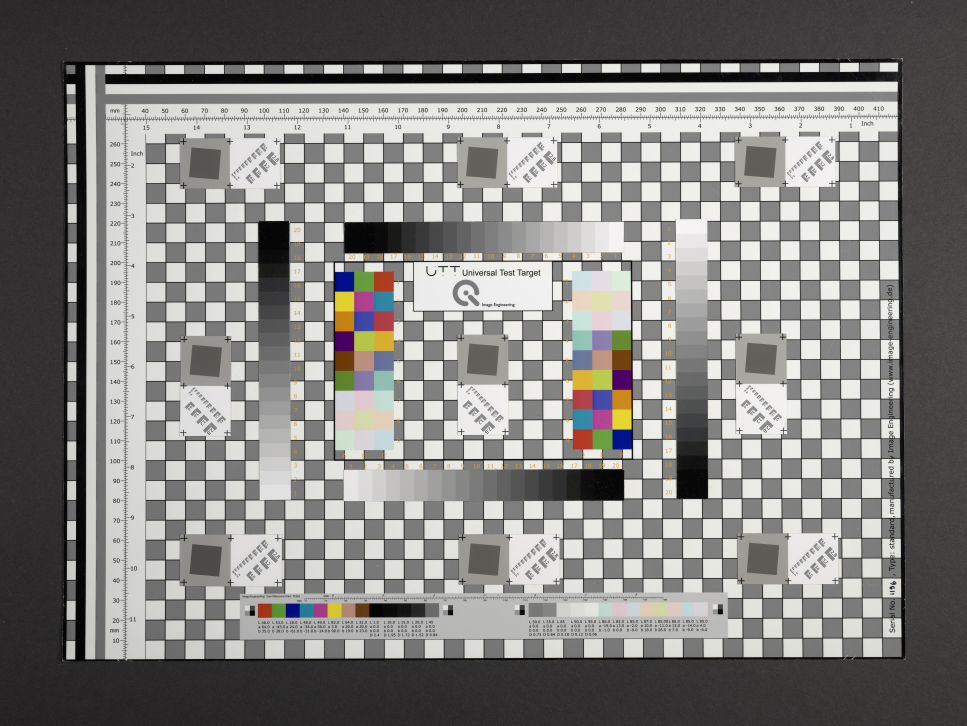
#> input picture test_kanten_2/testfiles/targetUTT_A300002.jpg, 5801 x 4351 px (shown at 1/6 size)
$ python suche_kanten_11.py   (older library calls are emulated)
#> lines starting #> are read from the running program, lines starting #| are printed output that depends on the picture; after the words box and inside, x2 and y2 are one past the last pixel; in counts of white or black regions, pixels touching at a corner belong together
# achtung hier werden die mtf kanten gefunden
# das bild zumtesten hatte allerdings eine auflösung von 444dpi (361dpi funktioniert auch)
# bzw. mit der neuen (24.2.2024) hough-transformation in mehreren Auflösungen
# für utt bilder anderer auflösung müssen ggf. werte angepasst werden - beispielsweise grenzwerte in pixel
# die geraden linien der erkannten kannten in filtered_lines setzen sich erstmal teilweise aus mehreren einzelenen linien zusammen
# mit erschieden linienfarben können solche gestückelten linen gut erkennbar gemacht werden
# mit den funktionen im bereich merge und connect werden diese stücke über einen grenzwert verschmolzen so
# dass die linien durchgehend sind und ihre anzahl 36 beträgt (je vier kanten von neun quadraten bzw. rhomben)
import os
import cv2
import numpy as np
import matplotlib.pyplot as pp
import matplotlib.patches as patches
from matplotlib.patches import Rectangle
import time
from PIL import Image, ExifTags
import colorsys
import subprocess  # zum auslesen des Profilnamens mit ExifTool notwendig
import json  # zum auslesen des Profilnamens mit ExifTool notwendig
# from sklearn.linear_model import RANSACRegressor # zur berechnung des größten rechtecks notwendig (zu kompliziert)
import sys
from pathlib import Path
import scipy.signal  # pip install scipy
import \
    scipy.ndimage.morphology  # pip install scipy (nicht mehr empfohlen -> deshalb "from scipy.ndimage import binary_opening")
from scipy.ndimage import binary_opening
from scipy.ndimage import median_filter
from scipy.spatial.distance import cdist
# from skimage.restoration import estimate_sigma
# from skimage import io, img_as_float
from skimage import io, exposure
from skimage.filters import median
import random
import \
    logging  # wurde am 20.1.24 aufgrund einer fehlermeldung bei einem bestimmten target implementiert - kann evtl. wieder weg
import tempfile
import shutil
import datetime

global image_path
# Bild laden und vorbereiten
# image_path = 'testfiles/utt_060224_444dpi_big_schraeg.jpg'
# image_path = 'testfiles/utt_060224_361dpi.jpg'
### image_path = 'testfiles/color_neu_300_scharfgezeichnet.jpg'
# image_path = 'testfiles/utt_060224_361dpi_stark_geschaerft.jpg'
# image_path = 'testfiles/utt_060224_444dpi.jpg'
### image_path = 'testfiles/utt_060224_300.jpg'
# image_path = 'testfiles/utt_4k_14_170814_UTT_SG_ECI_TW9.jpg'
# image_path = 'testfiles/PAL_UTT262_240209_002_anBLHA.jpg'
# image_path = 'testfiles/color_neu.jpg'
image_path = 'testfiles/targetUTT_A300002.jpg'
# image_path = 'testfiles/targetUTT_A300002_geschaerft.jpg'
# image_path = 'testfiles/PAL_UTT262_240209_002_300dpi.tif'
# zeile 195 ist ein interessanter filter
# momentan würde ich entweder maxLineGap= irgendwas zwischen 30 und 39 versuchen oder 30 lassen weil bewährt und lieber mit threshold weiter spielen

image = cv2.imread(image_path)
#> image is the input picture: shape (4351, 5801, 3); mean B, G, R 128.2, 130.1, 131
gray = cv2.cvtColor(image, cv2.COLOR_BGR2GRAY)
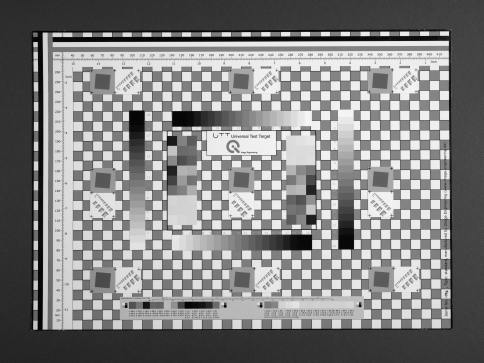
#> gray: shape (4351, 5801) (shown at 1/12 size); min 0, max 255, mean 130.2


# ich vermute, dass es im Hinblick auf die ausgerechnete MTF-Qualität einen Zusammenhang zwischen der ROI-Größe und der Auflösung gibt
# das bedeutet, dass umso höher die Auflösung des Bildes ist, umso größer die ROI sein soll (muss)
# Grund: in der bisherigen Praxis zeigt sich, dass bei steigender Auflösung des Bildes die MTF-Qualität nicht ansteigt - was ich aber unterstellen würde
# ebenso scheint die Berechnungsbreite der kanten (EDGE_groesse) in pixeln eine Rolle für die MTF-Qualität zu spielen
# bisher war die ROI-Größe von 110x110 Pixeln auf eine Auflösung von 300dpi ausgelegt (ist jetzt dynamisch)
# bisher war die Berechnungsbreite der Kanten auf 90 Pixel festgelegt (ist jetzt dynamisch)
# siehe ab zeile 111

# ----------------- Anfang sammeln von Infos zum Bild ---------------------------------------

def gather_image_info(image_path, print_info=True):
    # Grundlegende Bildinformationen mit OpenCV
#> called with image_path = 'testfiles/targetUTT_A300002.jpg', print_info = True
    image = cv2.imread(image_path)
    if image is None:
        print(f"Fehler beim Laden des Bildes: {image_path}")
        return None
    height, width, channels = image.shape
    current_pixels = width * height

    # Bild mit Pillow öffnen für DPI und EXIF
    img_pil = Image.open(image_path)
    dpi = img_pil.info.get('dpi', (None, None))
#> dpi = (300, 300)
    original_pixels = None  # Initialisiere original_pixels mit None

    # Sammle EXIF-Daten, falls vorhanden
    try:
        exif_data = img_pil._getexif()  # oder img_pil.getexif() in neueren Pillow-Versionen
#> exif_data = 34 items
        exif = {
            ExifTags.TAGS.get(tag, tag): value
            for tag, value in exif_data.items()
            if tag in ExifTags.TAGS
        }
#> exif = 34 items
        # Ermittle die ursprüngliche Pixelgröße aus EXIF
        image_width_exif = exif.get('ImageWidth')
        image_length_exif = exif.get('ImageLength')
        if image_width_exif and image_length_exif:
            original_pixels = image_width_exif * image_length_exif
    except AttributeError:
        exif = {}
        print("Keine EXIF-Daten verfügbar.")

    # Berechne die Veränderung und die prozentuale Veränderung, falls möglich
    if original_pixels:
        pixel_change = current_pixels - original_pixels
        percent_change = (pixel_change / original_pixels) * 100
        change_direction = "zugenommen" if pixel_change > 0 else "abgenommen"
        change_info = f"Die Pixelanzahl hat im Vergleich zur Erstaufnahme um {abs(percent_change):.2f}% {change_direction}."
    else:
        change_info = "Keine Infos über ursprüngliche Pixelgröße verfügbar."

    # Daten sammeln
    image_info = {
        "Dateiname": os.path.basename(image_path),
        "Größe in Pixel": f"{width} x {height}",
        "Farbkanäle": channels,
        "DPI": dpi if dpi != (None, None) else "DPI-Information nicht verfügbar",
        "EXIF-Daten": exif,
        "Veränderung": change_info
    }

    # Bei Bedarf Informationen ausgeben
    if print_info:
        print('---------------------------------------------')
        for key, value in image_info.items():
            if key != "EXIF-Daten":
                print(f"{key}: {value}")
#> this loop made 6 passes
#> (key, value) on passes 1 to 4: ('Dateiname', 'targetUTT_A300002.jpg'), ('Größe in Pixel', '5801 x 4351'), ('Farbkanäle', 3), ('DPI', (300, 300))
#> (printed output is left out)
        print("EXIF-Daten:")
        for tag, value in exif.items():
            print(f"  {tag}: {value}")
#> this loop made 34 passes
#> (tag, value) on passes 1, 2, 3, 4, 5, 11, 12, 14: ('ResolutionUnit', 2), ('ExifOffset', 164), ('Make', 'Phase One'), ('Model', 'iXG 100MP'), ('Software', 'Capture One 21 Macintosh'), ('DateTimeOriginal', '2024:01:30 18:43:09'), ('DateTimeDigitized', '2024:01:30 18:43:09'), ('ExifImageWidth', 5801)
#> (printed output is left out)
        print('---------------------------------------------')

    return image_info


# Aufruf der Funktion
gather_image_info(image_path, print_info=True)

# ----------------- Ende sammeln von Infos zum Bild ---------------------------------------

# ----------------Anpassen der ROI-Größe an die Auflösung des Bildes---------------------------
ROI_groesse = 110  # Groesse der Region of Interest (ROI) in Pixeln als default bei 300dpi

image11 = Image.open(image_path)
dpi_x, dpi_y = image11.info.get("dpi", (
None, None))  # wird gebraucht um später die ROI-Größe dynamisch an die Auflösung des Bildes anzupassen
#> dpi_x = 300; dpi_y = 300

ROI_groesse = int(dpi_x * 110 / 300)
#> ROI_groesse = 110
print('Kalkulierte ROI-Groesse:', ROI_groesse)
#| Kalkulierte ROI-Groesse: 110

QUADRAT_groesse = ROI_groesse  # Größe der Quadrate in Pixeln
#> QUADRAT_groesse = 110
EDGE_groesse = QUADRAT_groesse - 1  # Berechnungsbreite der Kanten in Pixeln
#> EDGE_groesse = 109


# ----------------ENDE Anpassen der ROI-Größe an die Auflösung des Bildes---------------------------

# ------ hier werden die zonen der 9 slanted edge-felder  mittels mustererkennung erkannt, welche später wichtig für die linienerkennung wichtig sind ------

def non_max_suppression(boxes, overlapThresh):
    if len(boxes) == 0:
        return []

    if boxes.dtype.kind == "i":
        boxes = boxes.astype("float")

    pick = []
    x1 = boxes[:, 0]
    y1 = boxes[:, 1]
    x2 = boxes[:, 2]
    y2 = boxes[:, 3]

    area = (x2 - x1 + 1) * (y2 - y1 + 1)
    idxs = np.argsort(y2)

    while len(idxs) > 0:
        last = len(idxs) - 1
        i = idxs[last]
        pick.append(i)

        xx1 = np.maximum(x1[i], x1[idxs[:last]])
        yy1 = np.maximum(y1[i], y1[idxs[:last]])
        xx2 = np.minimum(x2[i], x2[idxs[:last]])
        yy2 = np.minimum(y2[i], y2[idxs[:last]])

        w = np.maximum(0, xx2 - xx1 + 1)
        h = np.maximum(0, yy2 - yy1 + 1)

        overlap = (w * h) / area[idxs[:last]]

        idxs = np.delete(idxs, np.concatenate(([last], np.where(overlap > overlapThresh)[0])))

    return boxes[pick].astype("int")


# skalieree template und zielbild auf die gleich auflöungsgröße damit die mustererkennung besser funktioniert
def adjust_template_to_target_dpi(template, target_dpi, template_dpi):
    scale_factor = target_dpi / template_dpi
    width = int(template.shape[1] * scale_factor)
    height = int(template.shape[0] * scale_factor)
    resized_template = cv2.resize(template, (width, height), interpolation=cv2.INTER_AREA)
    return resized_template


# DPI-Werte
target_dpi = int(dpi_y)
#> target_dpi = 300
template_dpi = 300

# Lade das Zielbild und das Template-Muster
target_image = gray  # Zielbild in Graustufen
template = cv2.imread('testfiles/edge_grau.jpg',
                      0)  # Template-Muster zur erkennung der bereich für slanted edge in Graustufen
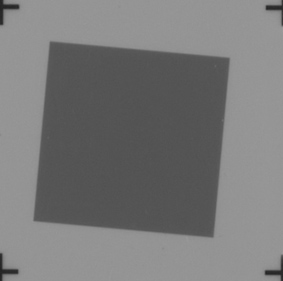
#> input picture test_kanten_2/testfiles/edge_grau.jpg, 283 x 281 px
#> template is the input picture: shape (281, 283); min 34, max 155, mean 121.2

# Liste zur Speicherung der Fundorte
locations = []

# Skaliere das Template basierend auf DPI-Werten
template_adjusted = adjust_template_to_target_dpi(template, target_dpi, template_dpi)
#> in adjust_template_to_target_dpi, `scale_factor = target_dpi / template_dpi`: scale_factor = 1
#> in adjust_template_to_target_dpi, `width = int(template.shape[1] * scale_factor)`: width = 283
#> in adjust_template_to_target_dpi, `height = int(template.shape[0] * scale_factor)`: height = 281

# Führe Template Matching mit dem angepassten Template durch
result = cv2.matchTemplate(target_image, template_adjusted, cv2.TM_CCOEFF_NORMED)
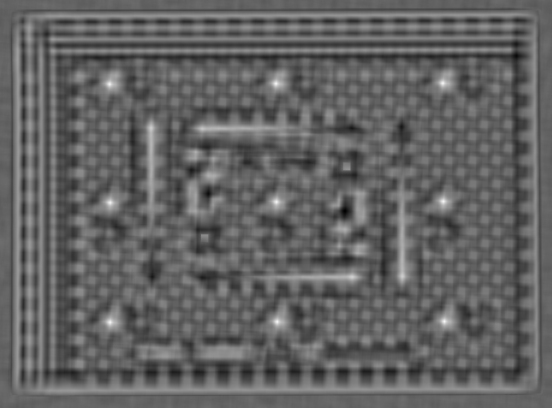
#> result: shape (4071, 5519) float32 (shown at 1/10 size); min -0.613, max 0.98, mean 0.00161; drawn with min black and max white

# Schwellenwert festlegen
threshold = 0.8

# Positionen bestimmen, die den Schwellenwert überschreiten
locations = np.where(result >= threshold)
#> locations = 4546 positions, rows 816 to 3239, columns 1082 to 4457

# Rechtecke für jede gefundene Position erstellen (angepasst an skaliertes Template)
rectangles = []
for pt in zip(*locations[::-1]):  # Switch columns and rows
    rectangles.append(
        [int(pt[0]), int(pt[1]), int(pt[0] + template_adjusted.shape[1]), int(pt[1] + template_adjusted.shape[0])])
#> this loop made 4546 passes
#> pt on passes 1 to 3: (4430, 816), (4431, 816), (4428, 817)
#> after the loop, rectangles = 4546 items, first 6: [4430, 816, 4713, 1097], [4431, 816, 4714, 1097], [4428, 817, 4711, 1098], [4429, 817, 4712, 1098], [4430, 817, 4713, 1098], [4431, 817, 4714, 1098]

rectangles = np.array(rectangles)

# Non-Maximum Suppression anwenden
pick = non_max_suppression(rectangles, 0.5)  # Überlappungsschwelle
#> in non_max_suppression, `x1 = boxes[:, 0]`: x1 = 4546 values, max 4457 at index 3443, min 1082 at index 989, mean 2786.8
#> in non_max_suppression, `y1 = boxes[:, 1]`: y1 = 4546 values from 816 to 3239
#> in non_max_suppression, `x2 = boxes[:, 2]`: x2 = 4546 values, max 4740 at index 3443, min 1365 at index 989, mean 3069.8
#> in non_max_suppression, `y2 = boxes[:, 3]`: y2 = 4546 values from 1097 to 3520
#> in non_max_suppression, `area = (x2 - x1 + 1) * (y2 - y1 + 1)`: area = 4546 values from 80088 to 80088
#> in non_max_suppression, `idxs = np.argsort(y2)`: idxs = 4546 values, max 4545 at index 4544, min 0 at index 0, mean 2272.5
#> the loop in non_max_suppression, `while len(idxs) > 0:` made 9 passes
#> (last, i) on passes 1 to 8: (4545, 4544), (3988, 4485), (3495, 4416), (2984, 2983), (2515, 2891), (2039, 2764), (1515, 1513), (1035, 1479)
#> after the loop in non_max_suppression, `while len(idxs) > 0:`: idxs = empty array; pick = [4544, 4485, 4416, 2983, 2891, 2764, 1513, 1479, 1395]
#> pick = [[1101, 3239, 1384, 3520], [2774, 3232, 3057, 3513], [4446, 3229, 4729, 3510], [1102, 2040, 1385, 2321], [2763, 2032, 3046, 2313], [4432, 2028, 4715, 2309], [1097, 855, 1380, 1136], [2759, 851, 3042, 1132], [4429, 847, 4712, 1128]]

# Erstelle eine Kopie des Zielbildes für die Anzeige
target_image_display = target_image.copy()

# Markiere die detektierten Bereiche im Bild (angepasst an skaliertes Template)
# for (startX, startY, endX, endY) in pick:
#    cv2.rectangle(target_image_display, (startX, startY), (endX, endY), (0, 255, 255), 2)

'''
# Erstelle eine Matplotlib-Figur und eine Achse
fig, ax = pp.subplots(figsize=(18, 12))
# Zeige das Bild auf der Achse
ax.imshow(target_image_display, cmap='gray')
# Füge grüne Rechtecke für die erkannten Bereiche hinzu
for (startX, startY, endX, endY) in pick:
    # Erstelle ein Rechteck-Patch
    rect = patches.Rectangle((startX, startY), endX - startX, endY - startY, linewidth=1, edgecolor='#00FF00', facecolor='none')
    # Füge das Rechteck dem Plot hinzu
    ax.add_patch(rect)
# Setze die Achsentitel und schalte die Achsen aus
ax.set_title('Detected Areas')
ax.axis('on')
# Zeige das Ergebnis
pp.show()
'''

# Erstelle eine leere Maske mit denselben Abmessungen wie `gray`
mask = np.zeros_like(gray)

# Fülle die Bereiche innerhalb der Rechtecke in der Maske mit Weiß
for (startX, startY, endX, endY) in pick:
    cv2.rectangle(mask, (startX, startY), (endX, endY), (255, 255, 255), -1)
#> this loop made 9 passes
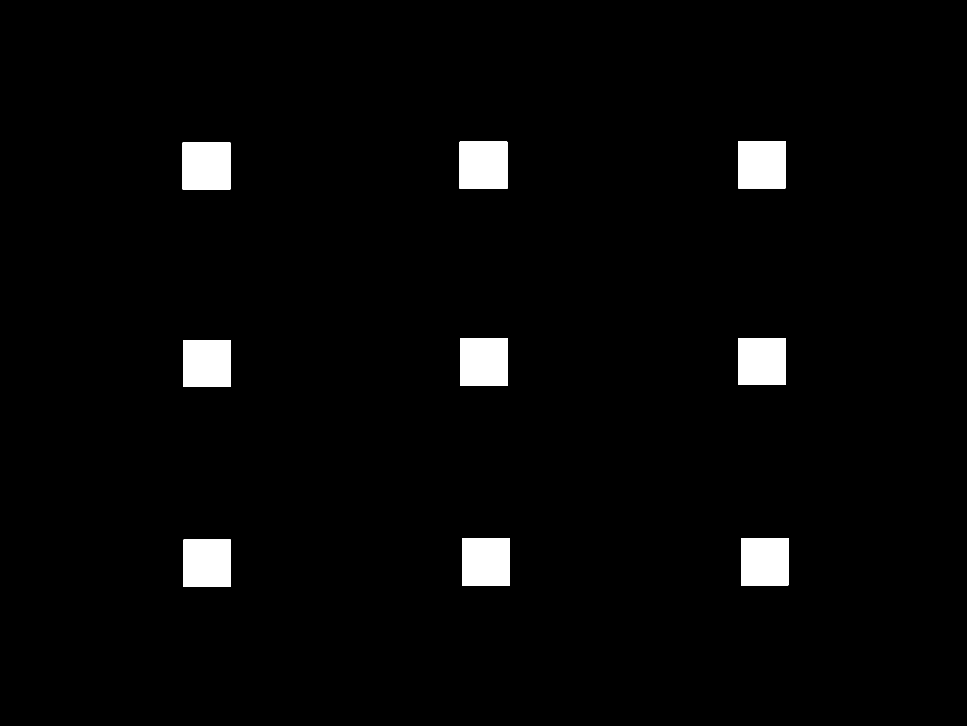
#> mask: shape (4351, 5801) (shown at 1/6 size); 2.9% white; 9 white regions, largest, box (x1, y1, x2, y2) and area: (4429, 847, 4713, 1129) 80088, (2759, 851, 3043, 1133) 80088, (1097, 855, 1381, 1137) 80088

# Wende die Maske auf das Bild an
gray = cv2.bitwise_and(gray, gray, mask=mask)
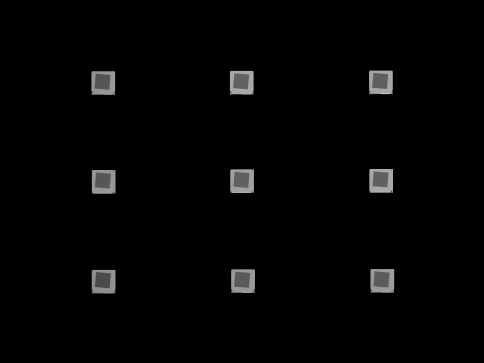
#> gray: shape (4351, 5801) (shown at 1/12 size); min 0, max 255, mean 3.7
'''
# Zeige das Ergebnis
pp.figure(figsize=(18, 12))
pp.imshow(gray, cmap='gray')
pp.title('Bereiche innerhalb der Markierungen behalten')
pp.axis('on')
pp.show()
'''


# ------ bis hier wurden die zonen mittels mustererkennung erkannt, welche später wichtig für die linienerkennung wichtig sind ---ENDE---

def calculate_length(x1, y1, x2, y2):
    """Berechnet die Länge einer Linie."""
    return np.sqrt((x2 - x1) ** 2 + (y2 - y1) ** 2)


def calculate_angle(x1, y1, x2, y2):
    """Berechnet den Winkel einer Linie in Grad relativ zur horizontalen Achse."""
    angle = np.degrees(np.arctan2(y2 - y1, x2 - x1))
    # Normierung des Winkels auf einen Bereich von 0 bis 180 Grad
    normalized_angle = angle % 180
    return normalized_angle


def filter_lines(lines, min_length=150, max_length=400, min_angle=4, max_angle=8):
    """Filtert Linien basierend auf Länge, spezifischer Neigung und Ausschluss von Randbereichen."""
    filtered_lines = []
    image = cv2.imread(image_path)
    height, width = image.shape[:2]
    left_limit = width * 0.15
    right_limit = width * 0.85
    top_limit = height * 0.10
    bottom_limit = height * 0.90

    for line in lines:
        x1, y1, x2, y2 = line[0]
        length = calculate_length(x1, y1, x2, y2)
        angle = calculate_angle(x1, y1, x2, y2)

        # Prüfe, ob die Linie innerhalb der erlaubten Längen- und Winkelbereiche liegt
        # und ob die Endpunkte der Linie außerhalb der definierten Randbereiche liegen
        # zusätzlich werden alle linien gelöscht die innerhalb einer zone von 15% der bildbreite vom rechten und linken rand befinden und
        # die sich innerhalb einer zone von 10% der bildhöhe vom oberen und unteren bildrand befinden
        if (min_length <= length <= max_length and
                (angle >= min_angle and angle <= max_angle or
                 angle >= (90 - max_angle) and angle <= (90 - min_angle) or
                 angle >= (90 + min_angle) and angle <= (90 + max_angle) or
                 angle >= (180 - max_angle) and angle <= (180 - min_angle)) and
                (x1 > left_limit and x1 < right_limit and
                 x2 > left_limit and x2 < right_limit and
                 y1 > top_limit and y1 < bottom_limit and
                 y2 > top_limit and y2 < bottom_limit)):
            filtered_lines.append(line[0])  # Speichere die Linienkoordinaten direkt

    return filtered_lines


# brauche ich später um auf unberührtem originalbild die gelbe zeichnung, resultierend aus der connect und merge funktion zu visualisieren
image_fresh = cv2.imread(image_path)

# Startzeit für den ersten Abschnitt (Canny und Lines)
start_time_section1 = time.time()

edges = cv2.Canny(gray, 50, 150)
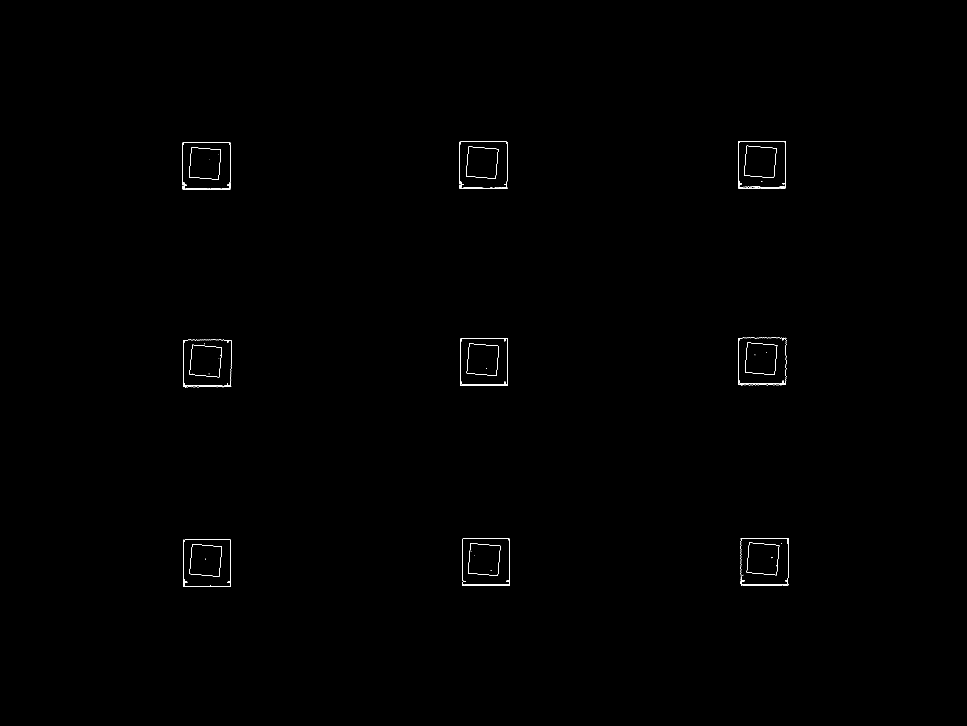
#> edges: shape (4351, 5801) (shown at 1/6 size); 0.09% white in thin lines or dots, all inside (x1, y1, x2, y2) = (1096, 846, 4731, 3522)
# edges = cv2.Canny(gray, 50, 150)  # Experimentieren Sie mit dem Wert von lower_threshold (erster wert)

# --------- bild nach canny anzeigen
# Kantenbild mit Matplotlib anzeigen (grundlegender test)
'''
pp.figure(figsize=(10, 10))
pp.imshow(edges, cmap='gray')
pp.title('Canny Kanten')
pp.axis('off')  # Achsen ausschalten für eine klarere Ansicht
# Interaktive Werkzeuge von Matplotlib nutzen (Zoom, Pan, etc.)
pp.show()
'''
# --------- ende bild anzeigen nach canny

# Hough-Transformation zur Linienfindung
'''
-> Hough-Transformation:
-> Die Hough-Transformation ist ein bekannter Algorithmus zur Erkennung von Linien in einem Bild.
-> In OpenCV wird die Funktion cv2.HoughLinesP verwendet, um die Hough-Transformation auf einem Kantenbild anzuwenden und Linien zu finden.
-> Parameter der Hough-Transformation:
--> edges: Das Eingabebild, auf dem die Hough-Transformation angewendet wird. Es handelt sich um das Bild mit den Kanten, das zuvor durch den Canny-Kanten-Detektor erstellt wurde.
--> rho: Die Auflösung des Abstandsrasters in Pixel. Hier ist der Wert 0.5 gewählt, was bedeutet, dass das Raster die halbe Pixelauflösung des Bildes hat.
--> theta: Die Auflösung des Winkelrasters in Radiant. Hier ist np.pi / 360 eingestellt, was bedeutet, dass das Raster 1 Grad Winkelauflösung hat.
--> threshold: Ein Schwellenwert, der angibt, wie viele Abstimmungen ein Punkt im Raum der Hough-Parameter benötigt, um als Linie betrachtet zu werden. Linien mit einer Stimmenanzahl über diesem Schwellenwert werden als Ergebnis zurückgegeben.
--> minLineLength: Die minimale Länge einer Linie. Linien, die kürzer sind als dieser Wert, werden ignoriert.
--> maxLineGap: Der maximale Lückenabstand, der noch als Teil derselben Linie betrachtet wird.
'''
# [6 lines of commented-out code are left out]
lines = cv2.HoughLinesP(edges, rho=0.7, theta=np.pi / 720, threshold=50, minLineLength=90, maxLineGap=30)
#> lines = 122 rows, first 6: [2785, 2308, 2905, 2308], [2836, 1128, 3042, 1128], [1385, 2321, 1385, 2186], [4446, 3507, 4578, 3507], [2774, 3510, 2905, 3510], [1101, 2321, 1101, 2040]

# Ausführungszeit des ersten Abschnitts messen (Canny und Lines)
elapsed_time_section1 = time.time() - start_time_section1
print("Ausführungszeit Canny und Lines:", elapsed_time_section1, "Sekunden")

# --------- bild nach hough transformation anzeigen (grundlegender Test)

# Kopie des Originalbildes für das Zeichnen der Linien für slanted edge
image_with_lines = np.copy(image)

# Linien auf dem Bild zeichnen
if lines is not None:
    for line in lines:
        x1, y1, x2, y2 = line[0]
        cv2.line(image_with_lines, (x1, y1), (x2, y2), (0, 255, 0), 2)
#> this loop made 122 passes
#> (the rest of the program and of its run is left out)
